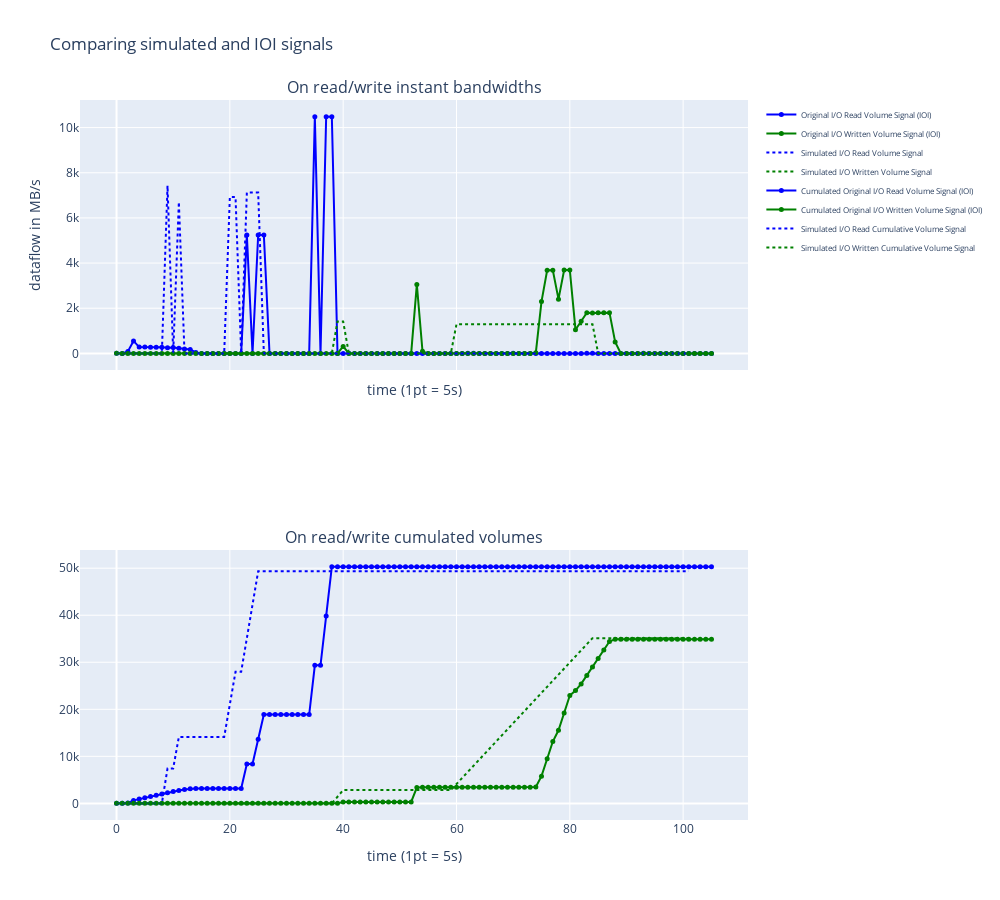

Write notebook code for a chart like this one.
### Code cell
fig = display_original_sim_signals((sim_time, sim_read_bw, sim_write_bw),
                                   (timestamps, original_read, original_write),
                                   width=1000, height=900)
fig.show()
